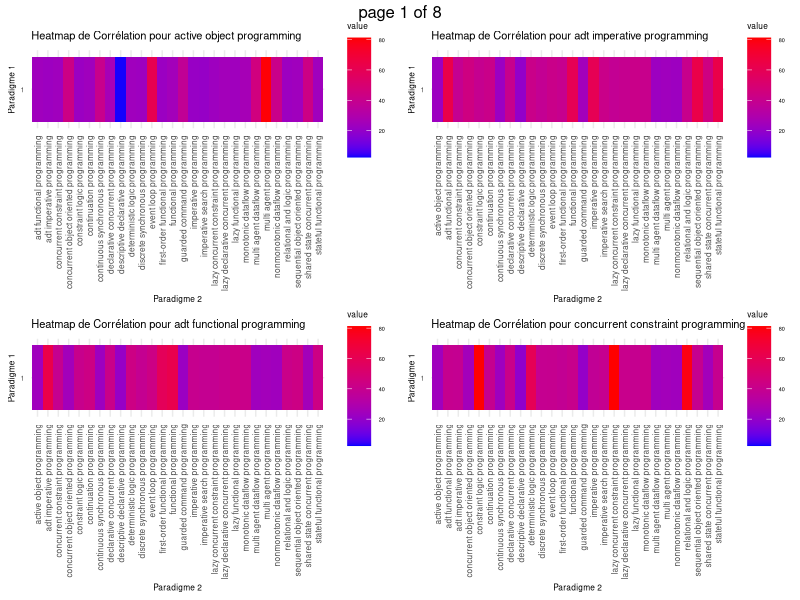
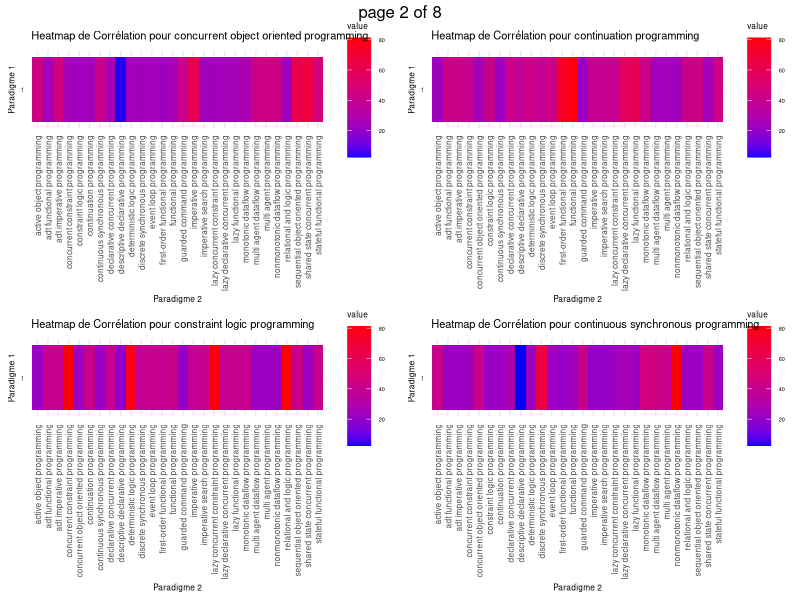
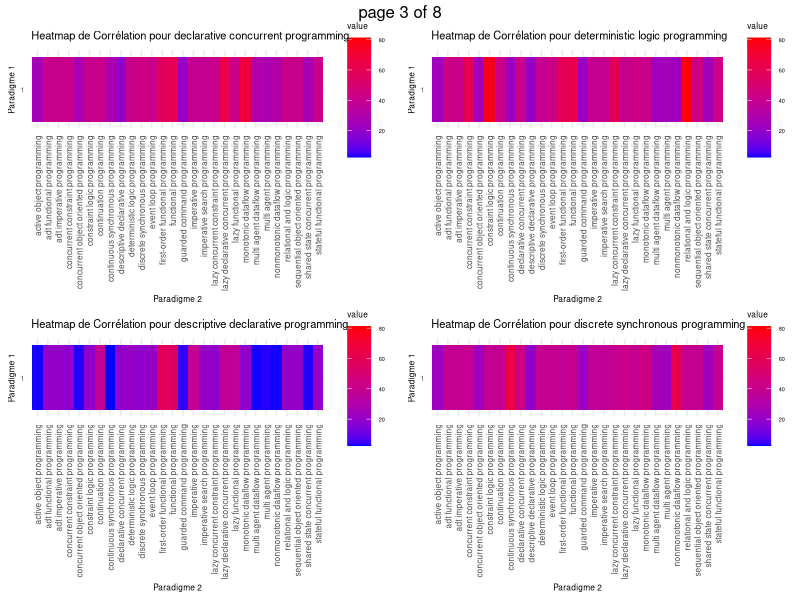
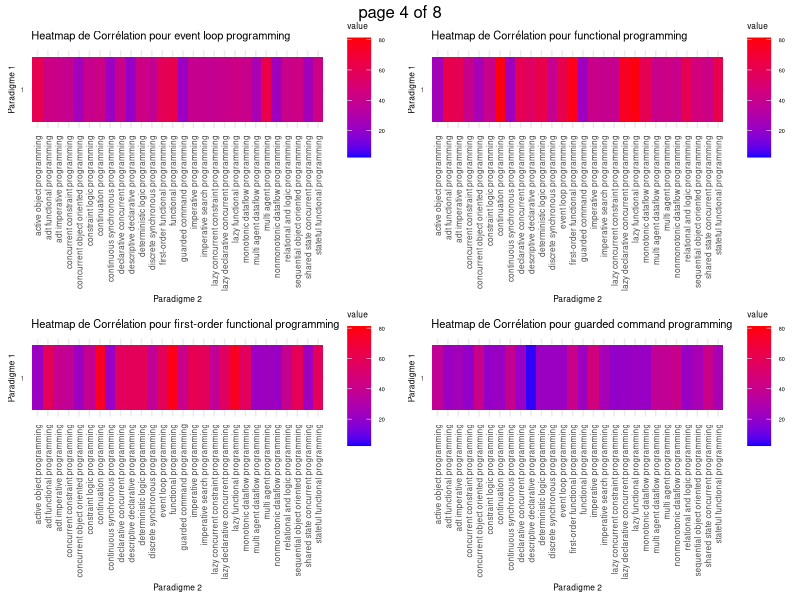
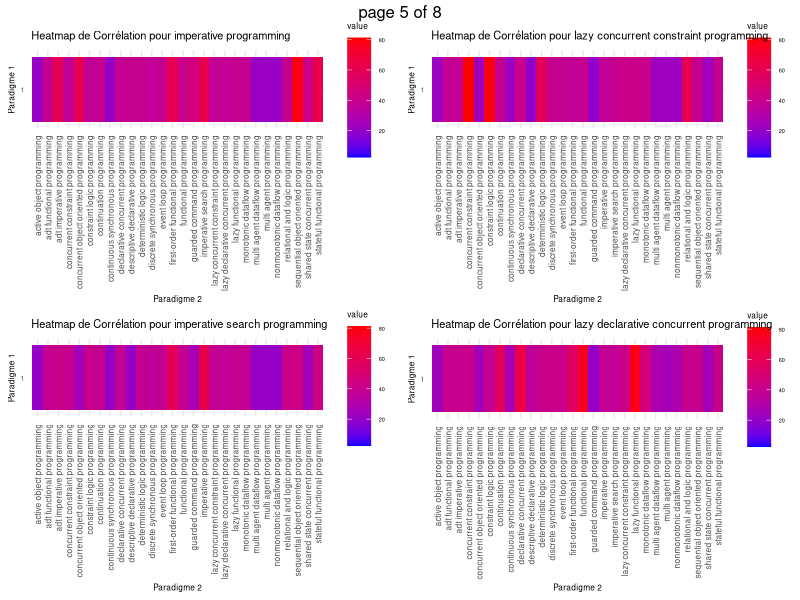
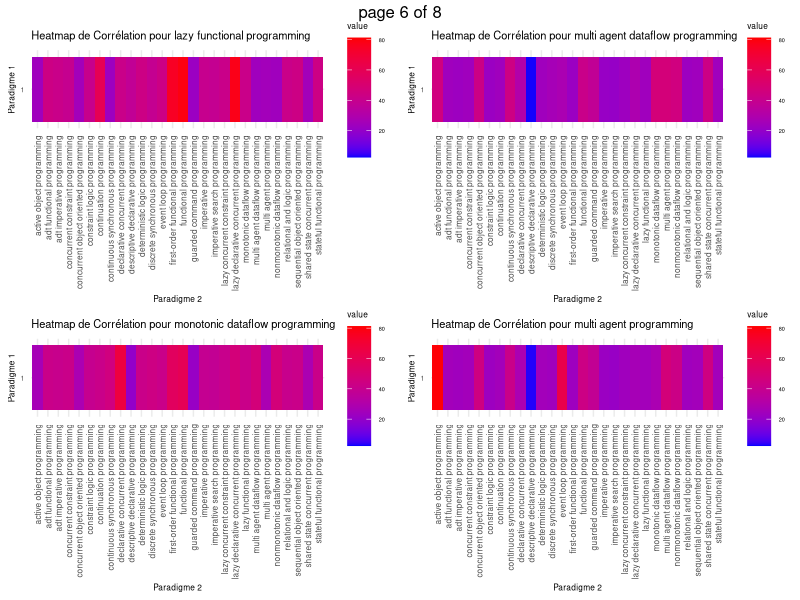
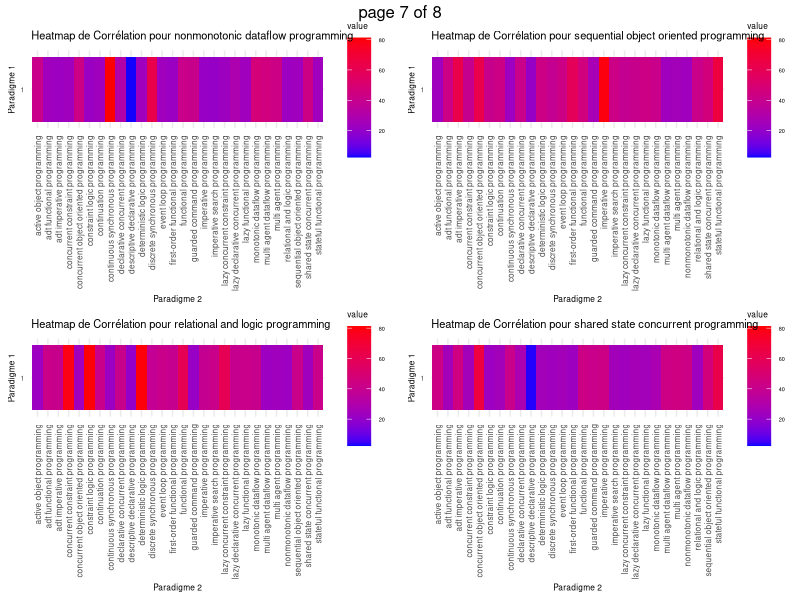
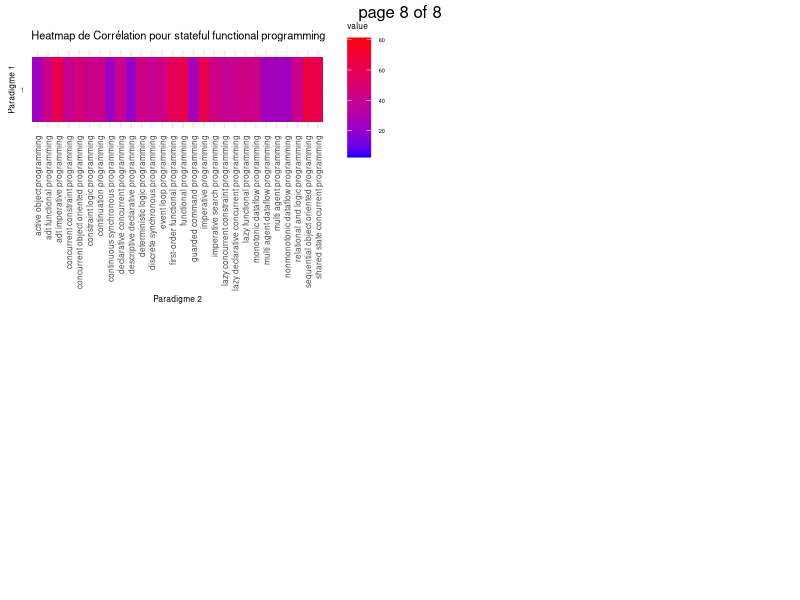

Generate these figures, in order, with R:
library(ggplot2)
library(reshape2)
library(dplyr)
library(readr)
library(gridExtra)
# Lire les données depuis le fichier CSV
data <- read_csv("mc_results.csv")

# Examiner les premières lignes pour vérifier la structure des données
head(data)

# Ajuster les éléments du thème pour diminuer la taille de la police
adjusted_theme <- theme(
  plot.title = element_text(size = 8), # Taille pour le titre du graphique
  axis.title = element_text(size = 6), # Taille pour les titres des axes
  axis.text.x = element_text(angle = 90, vjust = 0.5, size = 6), # Taille et rotation pour le texte de l'axe des x
  axis.text.y = element_text(size = 6), # Taille pour le texte de l'axe des y
  legend.title = element_text(size = 6), # Taille pour le titre de la légende
  legend.text = element_text(size = 4) # Taille pour le texte de la légende
)


# Calculer le pourcentage de TotalMC si nécessaire
data <- data %>%
  mutate(
    I = as.numeric(I),
    R1 = as.numeric(R1),
    R2 = as.numeric(R2),
    M = as.numeric(M),
    TC = as.numeric(TC),
    NDO = as.numeric(NDO),
    TotalMC = as.numeric(TotalMC),
    TotalMC_Percentage = TotalMC * 100
  )

min_value <- min(data$TotalMC_Percentage, na.rm = TRUE)
max_value <- max(data$TotalMC_Percentage, na.rm = TRUE)

# Tri par Paradigm1
data_sorted <- data %>%
  arrange(Paradigm1)

# Identifier les valeurs uniques
unique_paradigms <- unique(data_sorted$Paradigm1)

# Diviser les données et créer des graphiques ou des analyses pour chaque paradigme
graphs <- list()

# Boucler sur chaque paradigme unique pour créer une heatmap
for (paradigm in unique_paradigms) {
  # Filtrer les données pour le paradigme actuel
  subset_data <- data %>% filter(Paradigm1 == paradigm)
  
  # Créer une matrice de corrélation pour la heatmap
  cor_matrix <- dcast(subset_data, Paradigm1 ~ Paradigm2, value.var = "TotalMC_Percentage")
  
  # Convertir les noms de lignes en une colonne
  cor_matrix$Paradigm1 <- rownames(cor_matrix)
  # Supprimer les anciens noms de lignes pour éviter la conversion en numérique
  rownames(cor_matrix) <- NULL
  
  # Faire fondre la matrice pour la visualisation de la heatmap
  # Assurez-vous que Var1 et Var2 sont traités comme des facteurs
  melted_cor_matrix <- melt(cor_matrix, id.vars = 'Paradigm1')
  melted_cor_matrix$Paradigm1 <- factor(melted_cor_matrix$Paradigm1)
  melted_cor_matrix$Paradigm2 <- factor(melted_cor_matrix$variable)
  
  # Créer la heatmap avec des limites d'échelle de couleur fixes
  heatmap_plot <- ggplot(melted_cor_matrix, aes(Paradigm2, Paradigm1, fill = value)) +
    geom_tile() +
    scale_fill_gradient(low = "blue", high = "red", limits = c(min_value, max_value)) +
    theme_minimal() +
    adjusted_theme +
    labs(title = paste("Heatmap de Corrélation pour", paradigm), x = "Paradigme 2", y = "Paradigme 1") +
    theme(axis.text.x = element_text(angle = 90, hjust = 1), axis.text.y = element_text(size = 5))
  
  # Ajouter le graphique à la liste
  graphs[[paradigm]] <- heatmap_plot
}


# Sauvegarder tous les graphiques dans un seul fichier PDF
pdf("AllParadigmMCHeatMapReport.pdf")
marrangeGrob(grobs = lapply(graphs, ggplotGrob), ncol = 2, nrow = 2)
dev.off()